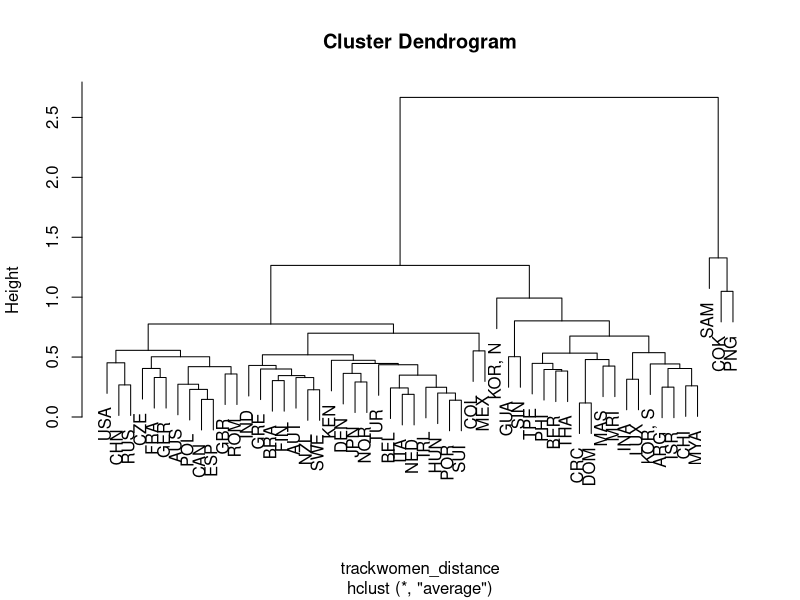
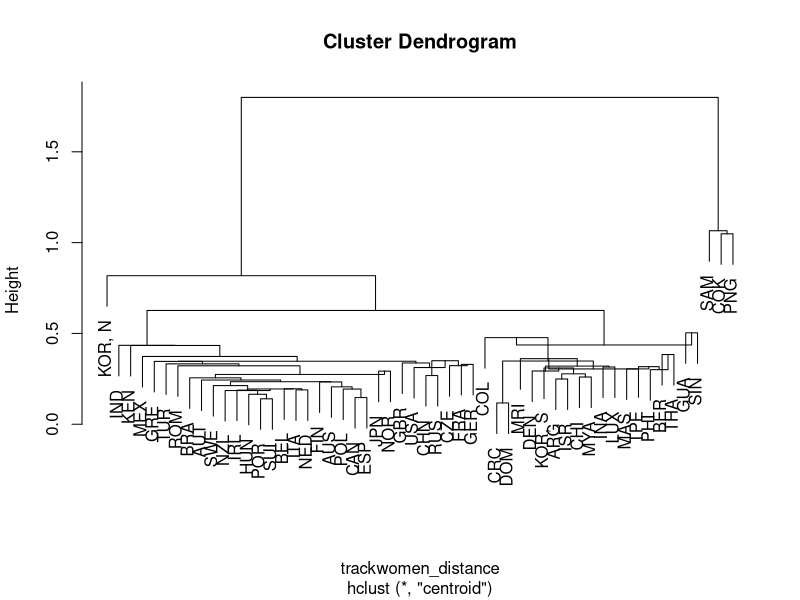

The R script that drew these images, in order:
## ---- chunk 1
knitr::opts_chunk$set(echo = TRUE)
## ---- chunk 2
## read the data
trackwomen <- read.table("TrackWomen.dat", header = TRUE,sep = "\t")

# convert the data into the same scale
trackwomen$X100m <- 100/trackwomen$X100m
trackwomen$X200m <- 200/trackwomen$X200m
trackwomen$X400m <- 400/trackwomen$X400m
trackwomen$X800m <- 800/(trackwomen$X800m*60)
trackwomen$X1500m <- 1500/(trackwomen$X1500m*60)
trackwomen$X3000m <- 3000/(trackwomen$X3000m*60)
trackwomen$Marathon <- 42195/(trackwomen$Marathon*60)
head(trackwomen)
## ---- chunk 3
library(MASS)
trackwomen_distance <- dist(trackwomen[,2:8])
av.clust = hclust(trackwomen_distance, method = "average")
plot(av.clust, labels = trackwomen$Country)

## ---- chunk 4
cen.clust = hclust(trackwomen_distance, method = "centroid")
plot(cen.clust, labels = trackwomen$Country)
cluster_indicator <- cutree(cen.clust,2)

sqrt(sum((apply((trackwomen[which(cluster_indicator==1),2:8]), 2,mean)- apply((trackwomen[which(cluster_indicator==2),2:8]), 2,mean))^2))
## ---- chunk 5
cluster_indicator <- cutree(av.clust,2)
trackwomen$class <-cluster_indicator
lda_data <- trackwomen[,2:9]
ldamod <- lda(class ~ ., data= lda_data)
ldamod
## ---- chunk 6
k2 <- kmeans(trackwomen[,2:8],centers = 2)
cluster_indicator <- k2$cluster

trackwomen$class <-cluster_indicator
lda_data <- trackwomen[,2:9]
ldamod <- lda(class ~ ., data= lda_data)
ldamod

## ---- chunk 7
trackwomen <- read.table("TrackWomen.dat", header = TRUE,sep = "\t")
k2 <- kmeans(trackwomen[,2:8],centers = 2)
cluster_indicator <- k2$cluster

trackwomen$class <-cluster_indicator
lda_data <- trackwomen[,2:9]
ldamod <- lda(class ~ ., data= lda_data)
ldamod
